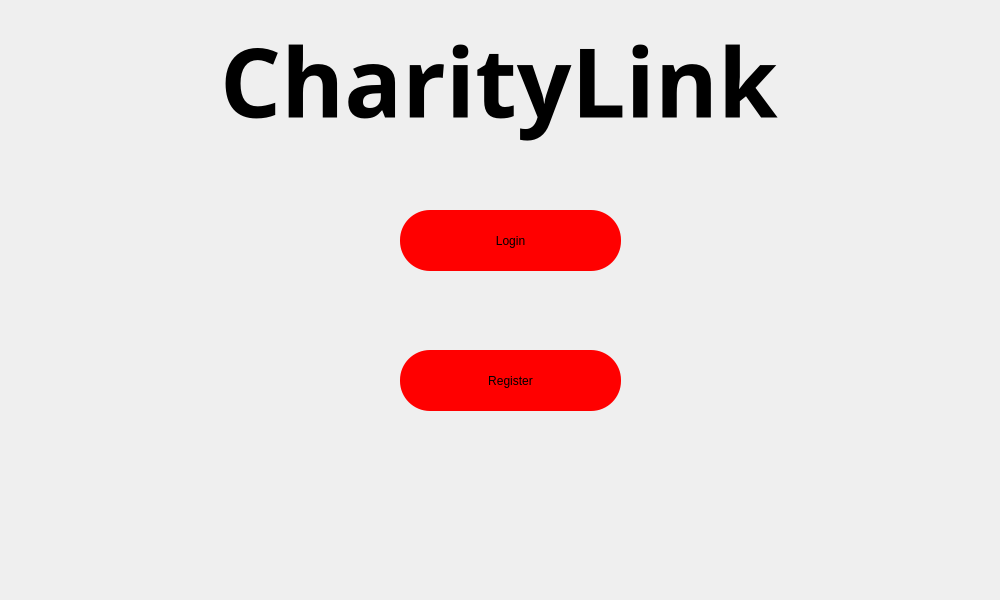
<?xml version="1.0" encoding="UTF-8"?>
<ui version="4.0">
 <class>Dialog</class>
 <widget class="QDialog" name="Dialog">
  <property name="geometry">
   <rect>
    <x>0</x>
    <y>0</y>
    <width>1000</width>
    <height>600</height>
   </rect>
  </property>
  <property name="cursor">
   <cursorShape>ArrowCursor</cursorShape>
  </property>
  <property name="windowTitle">
   <string>CharityLink</string>
  </property>
  <widget class="QLabel" name="label">
   <property name="geometry">
    <rect>
     <x>220</x>
     <y>10</y>
     <width>581</width>
     <height>141</height>
    </rect>
   </property>
   <property name="font">
    <font>
     <family>Open Sans</family>
     <pointsize>72</pointsize>
     <bold>true</bold>
    </font>
   </property>
   <property name="text">
    <string>CharityLink</string>
   </property>
  </widget>
  <widget class="QPushButton" name="loginPushButton">
   <property name="geometry">
    <rect>
     <x>400</x>
     <y>210</y>
     <width>221</width>
     <height>61</height>
    </rect>
   </property>
   <property name="cursor">
    <cursorShape>PointingHandCursor</cursorShape>
   </property>
   <property name="styleSheet">
    <string notr="true">border-radius: 30px;
font: 700 18pt &quot;Open Sans&quot;;
background-color: red;
</string>
   </property>
   <property name="text">
    <string>Login</string>
   </property>
  </widget>
  <widget class="QPushButton" name="registerPushButton">
   <property name="geometry">
    <rect>
     <x>400</x>
     <y>350</y>
     <width>221</width>
     <height>61</height>
    </rect>
   </property>
   <property name="cursor">
    <cursorShape>PointingHandCursor</cursorShape>
   </property>
   <property name="styleSheet">
    <string notr="true">border-radius: 30px;
font: 700 16pt &quot;Open Sans&quot;;
background-color: red;
</string>
   </property>
   <property name="text">
    <string>Register</string>
   </property>
  </widget>
 </widget>
 <resources/>
 <connections/>
</ui>
